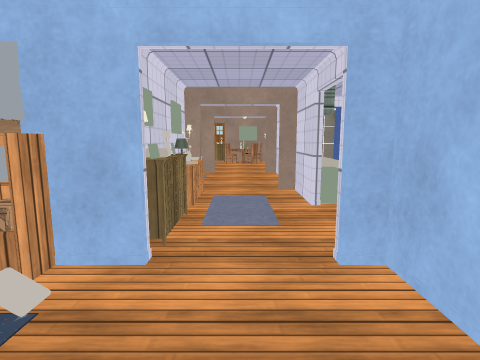
View 1 (above)

21 first-person views from a walk through a Unity game level. The camera is 1.3 m above the floor, tilts 8° down and sees 80° across. The floor is counted in squares, 1 m on a side. Each view is taken from the middle of a square. On the plan, view 1 faces up. The plan holds only what a view shows up to about 13 squares ahead; the rest is blank. The player is left out. Some surface patterns are stand-ins.

View 2
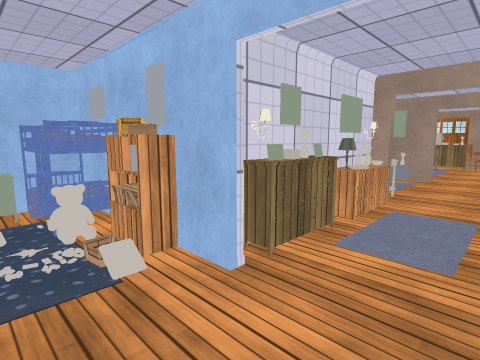

View 3
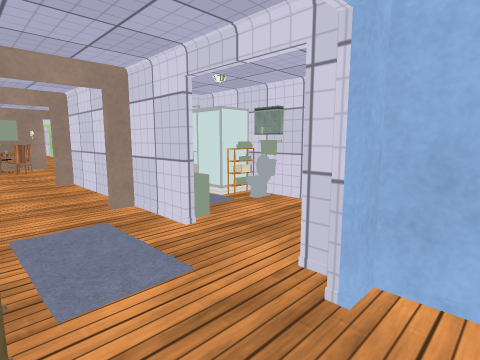

View 4
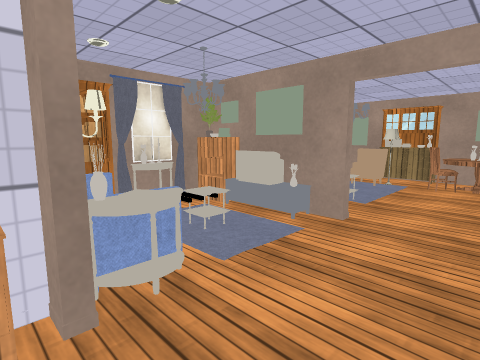

View 5
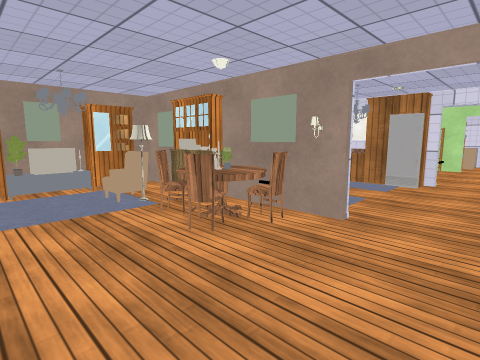

View 6
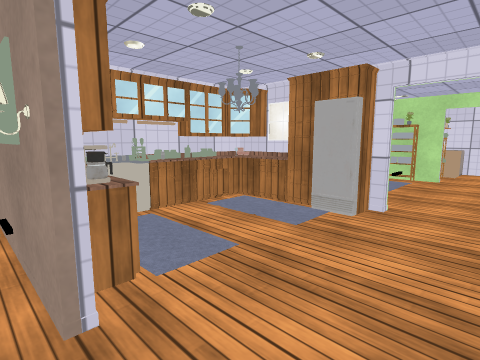

View 7
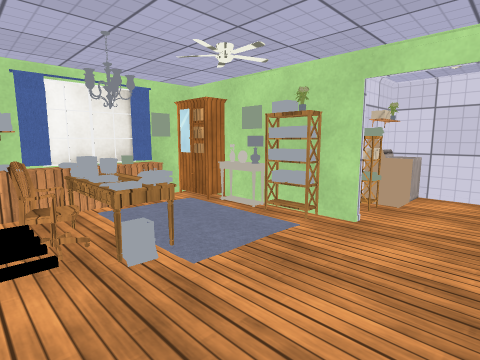

View 8
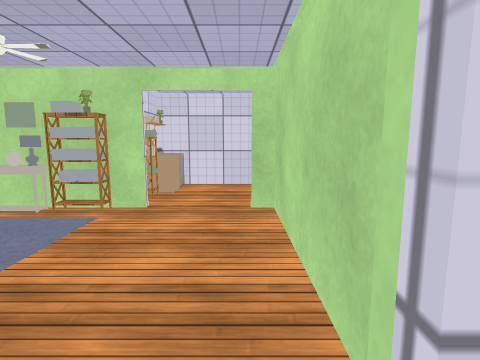

View 9
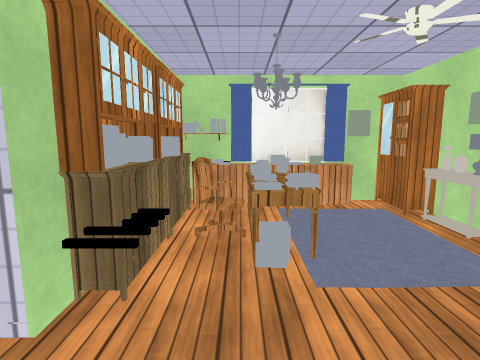

View 10
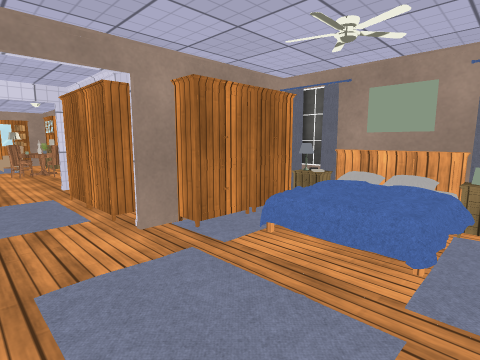

View 11
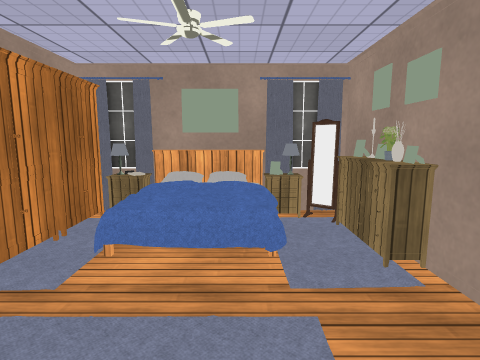

View 12
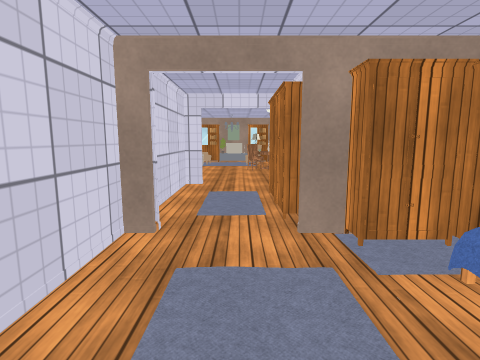

View 13
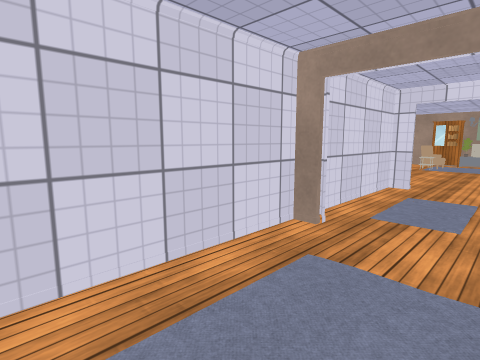

View 14
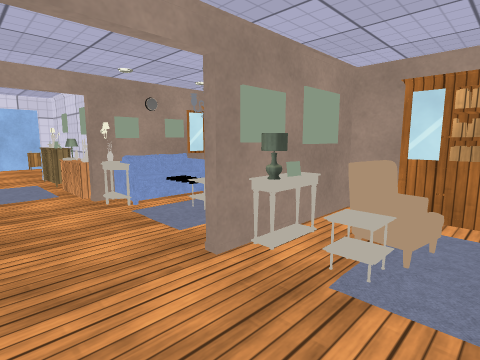

View 15
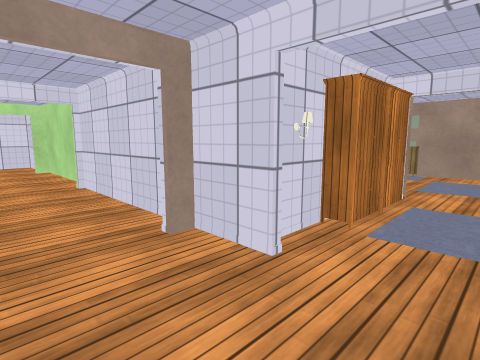

View 16
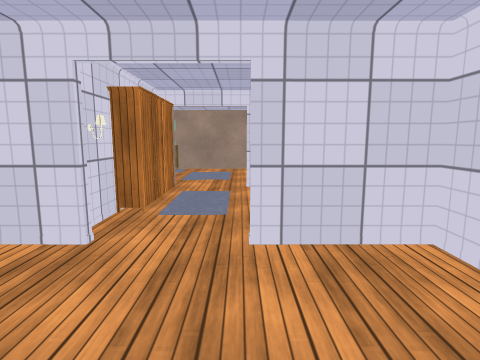

View 17
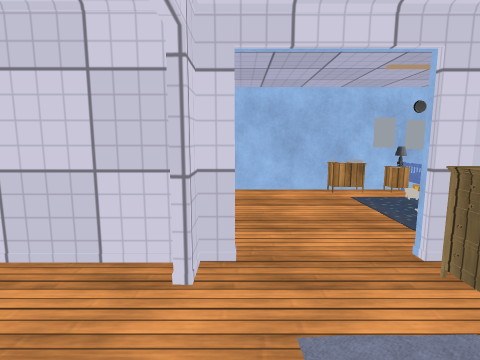

View 18
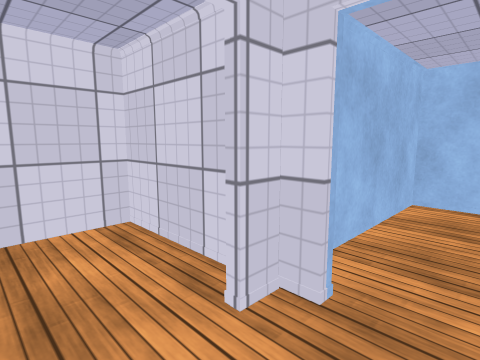

View 19
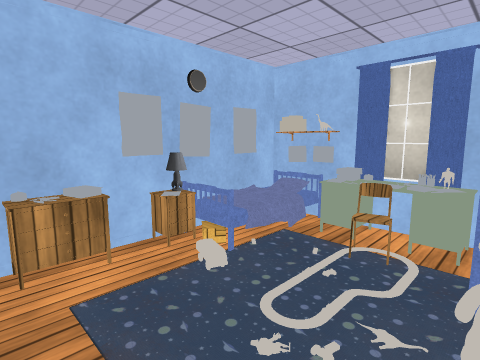

View 20
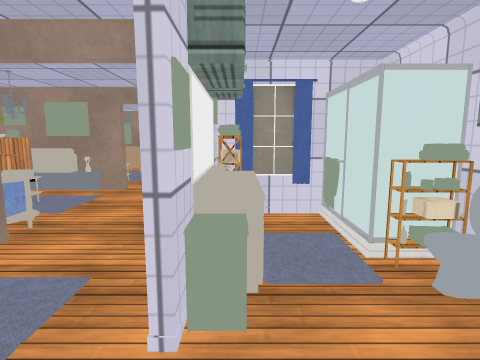

View 21
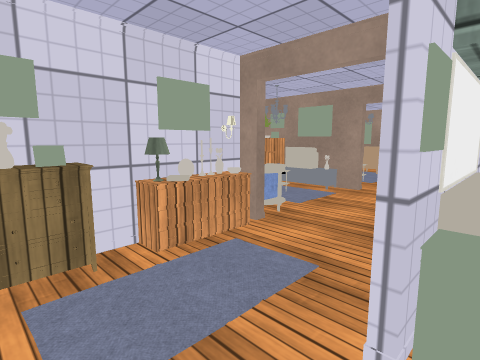

### Floor plan
Points are (right, up) in squares from view 1. A wall is a line through its corners. A room is listed if a view was taken in it or the views show most of it. See-through windows are left out.
Room 1 (views 1, 2, 3, 4, 5, 6, 7, 8, 9, 14, 15, 16, 17, 18, 19, 20, 21)
walls: (-2.5, 17.4) (-4.4, 17.4) (-4.4, 16.9); (-3.4, 11.4) (-4, 11.4); (3.8, 11.6) (4.4, 11.6) (4.4, 13.9); (-4.4, 15.6) (-4.4, 11.6) (-3.4, 11.6); (4.4, 15.9) (4.4, 22.7); (1.5, 9.4) (1.5, 11.4) (1, 11.4); (4.5, 17.4) (4, 17.4); (-4.4, 10) (-4.4, 9); (3.5, 9) (2.4, 9); (-1.4, 20) (-1.4, 18.5); (-2.5, 7.6) (-1.4, 7.6); (-1.4, 6.1) (-1.4, 4.2); (4.2, 6) (4.2, 6.5); (4.7, 23.2) (4.7, 27.4) (4.1, 27.4); (-1.4, 3.6) (-1.4, 3.1) (-1, 3.1); (1, 3.1) (4.4, 3.1) (4.4, 6.5); (-0.9, 2.9) (-1.5, 2.9); (1.6, 2.9) (1, 2.9); (-4.4, 2.9) (-5.3, 2.9) (-5.3, 2.4); (1.6, 27.4) (-1, 27.4); (4.4, 29.4) (4.4, 30.1); (-5.4, -1.4) (1.5, -1.4) (1.5, 3.6); (4.4, 30.4) (1.6, 30.4)
ways out: opening at (5, 14.5) to room 2
objects: other object (-5, 0); other object (-5, 1); other object (-5, 2) to (-4, 2); other object (-4, 0); other object (-4, 1); other object (-4, 3); other object (-4, 8); other object (-4, 9) to (-4, 10); other object (-4, 11); other object (-4, 13); other object (-4, 14); other object (-4, 15); other object (-4, 16); other object (-3, -1); other object (-3, 0); other object (-3, 2) to (-2, 3); other object (-3, 3); other object (-3, 8); other object (-3, 9) to (-2, 10); other object (-3, 11); other object (-3, 12); other object (-3, 13) to (-2, 13); other object (-3, 16); other object (-2, -1); other object (-2, 0); other object (-2, 8); other object (-2, 10); other object (-2, 11); other object (-2, 12); other object (-2, 17) to (-1, 17); other object (-2, 23); other object (-2, 24); other object (-2, 25); other object (-2, 26); other object (-2, 27); other object (-1, -1); other object (-1, 4) to (-1, 5); other object (-1, 6); other object (-1, 7); other object (-1, 8); other object (-1, 16); other object (-1, 19); other object (-1, 20); other object (-1, 21); other object (-1, 22); other object (-1, 23) to (0, 23); other object (-1, 24); other object (-1, 25); other object (-1, 26); other object (-1, 27); other object (0, 6); other object (0, 15); other object (0, 16) to (1, 16); other object (0, 17); other object (0, 22); other object (0, 24); other object (0, 24) to (1, 25); other object (0, 27); other object (1, 15); other object (1, 17); other object (1, 18); other object (1, 20); other object (1, 22) to (2, 22); other object (1, 23) to (2, 23); other object (1, 27); other object (2, 6) to (2, 7); other object (2, 8); other object (2, 9); other object (2, 28); other object (2, 29); other object (2, 30); other object (3, 7); other object (3, 8); other object (3, 29); other object (4, 7); other object (4, 8)
Room 2 (views 10, 11, 12, 13)
walls: (9.1, 16.5) (9.1, 15.7); (9.1, 13.9) (9.1, 13.4) (12.9, 13.4); (6.1, 16.2) (5, 16.2); (13.9, 13.6) (13.9, 16.5); (13.5, 19.2) (11.5, 19.2); (4.6, 14) (4.6, 13.4) (8.1, 13.4)
ways out: opening at (5, 14.5) to room 1
objects: other object (7, 16); other object (8, 16); other object (9, 17); other object (9, 18); other object (10, 19); other object (11, 18); other object (11, 19); other object (12, 17) to (12, 18); other object (13, 18); other object (13, 19); other object (14, 17); other object (14, 18)

Positions as (right, up) in squares from view 1, and headings:
1: (0, 0), facing up
2: (1, 1), facing up-left
3: (-1, 2), facing up-right
4: (1, 7), facing up-left
5: (4, 13), facing up-left
6: (4, 17), facing up-left
7: (4, 23), facing up-left
8: (4, 22), facing up
9: (4, 24), facing left
10: (13, 14), facing up-left
11: (12, 14), facing up
12: (13, 15), facing left
13: (13, 16), facing down-left
14: (1, 14), facing down-left
15: (2, 14), facing up-right
16: (1, 14), facing right
17: (1, 6), facing down
18: (0, 5), facing down-right
19: (-1, 2), facing down-left
20: (2, 4), facing up
21: (2, 4), facing up-left
